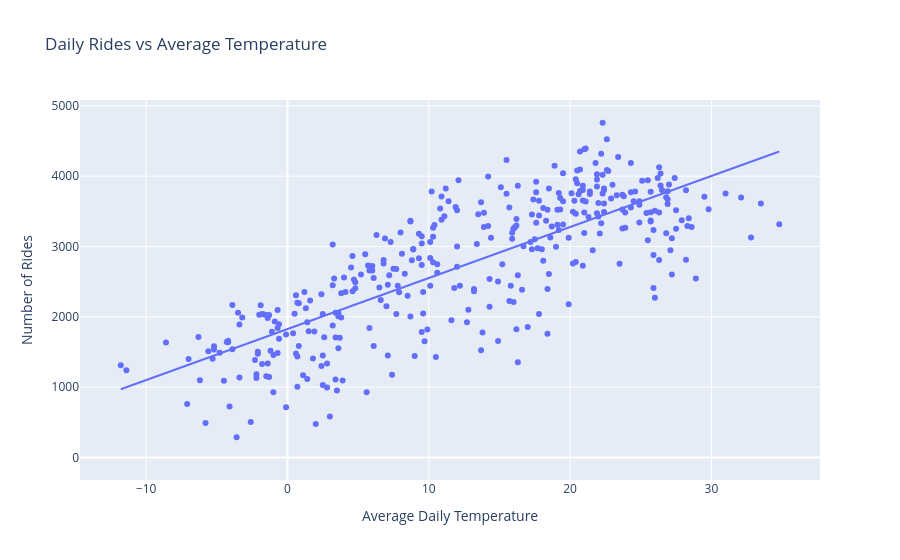

The code cell stored with this chart in its notebook:
### Markdown cell above
### Rides vs Average Temperature

### Code cell
import statsmodels.api as sm

fig = px.scatter(
    bike_weather_daily,
    x="temperature_2m_mean",
    y="number_of_rides",
    trendline="ols",
    title="Daily Rides vs Average Temperature"
)

fig.update_layout(
    xaxis_title="Average Daily Temperature",
    yaxis_title="Number of Rides"
)

fig.show()

### Figure 1 — Plotly figure (JSON) as saved in the notebook; plotly's stock layout.template omitted (floating-point values rounded to 4 significant figures; data arrays with more than 128 entries replaced by an {"elided": "..."} marker saying what was removed)
{"data": [{"hovertemplate": "temperature_2m_mean=%{x}<br>number_of_rides=%{y}<extra></extra>", "legendgroup": "", "marker": {"color": "#636efa", "symbol": "circle"}, "mode": "markers", "name": "", "orientation": "v", "showlegend": false, "type": "scatter", "x": {"elided": "366 float values"}, "xaxis": "x", "y": {"elided": "366 int values"}, "yaxis": "y"}, {"hovertemplate": "<b>OLS trendline</b><br>number_of_rides = 72.5582 * temperature_2m_mean + 1826.11<br>R<sup>2</sup>=0.614158<br><br>temperature_2m_mean=%{x}<br>number_of_rides=%{y} <b>(trend)</b><extra></extra>", "legendgroup": "", "marker": {"color": "#636efa", "symbol": "circle"}, "mode": "lines", "name": "", "showlegend": false, "type": "scatter", "x": {"elided": "365 float values"}, "xaxis": "x", "y": {"elided": "365 float values"}, "yaxis": "y"}], "layout": {"legend": {"tracegroupgap": 0}, "title": {"text": "Daily Rides vs Average Temperature"}, "xaxis": {"anchor": "y", "domain": [0, 1], "title": {"text": "Average Daily Temperature"}}, "yaxis": {"anchor": "x", "domain": [0, 1], "title": {"text": "Number of Rides"}}}}
